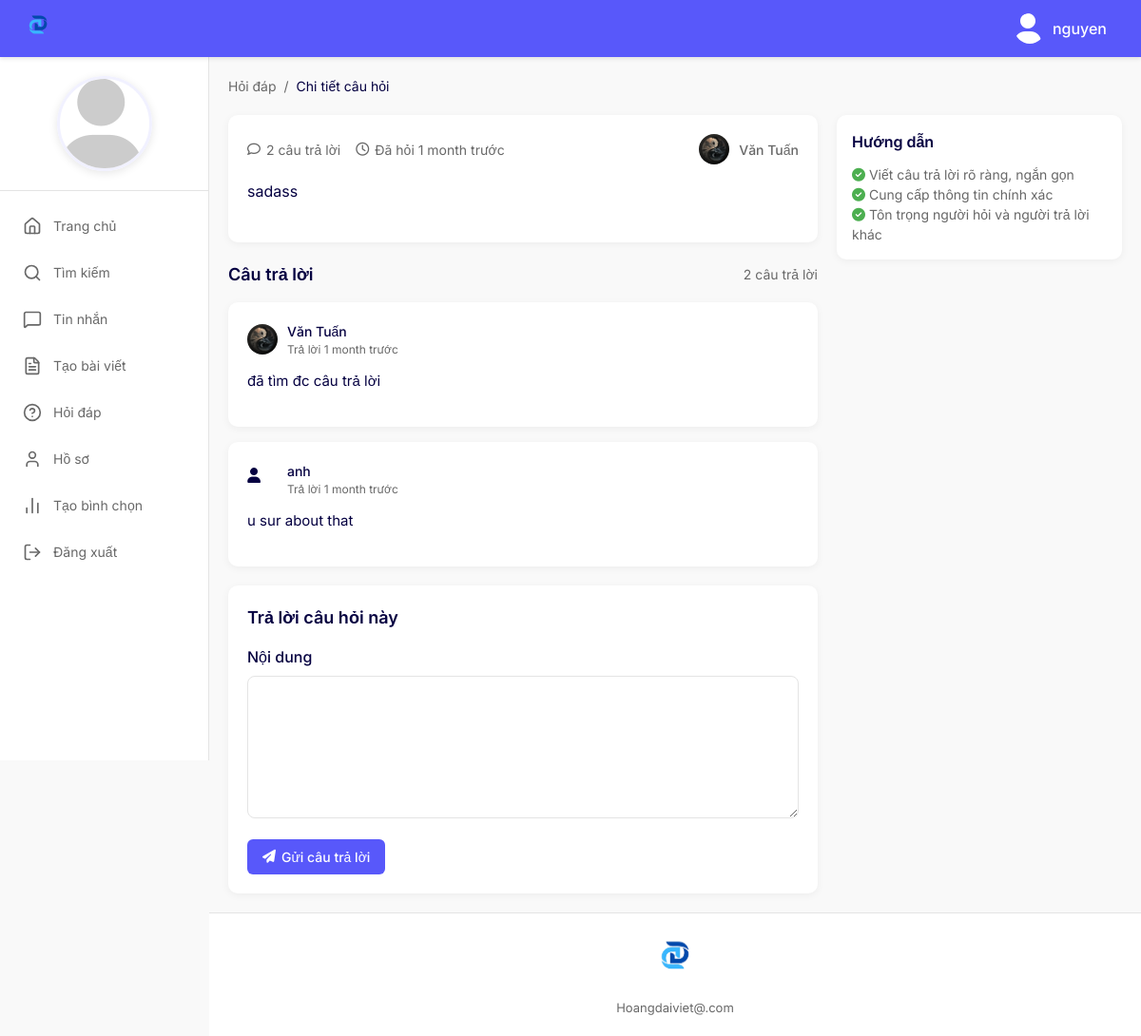
The app's page /cau-hoi/1/ (signed in) with its own data.
### MXHNBDN/models.py (models this page shows, shortened)
class BangHoi(models.Model):
    NoiDung = models.TextField()
    NgayTao = models.DateTimeField()
    MaNguoiDung = models.ForeignKey(NguoiDung, on_delete=models.CASCADE)

class NguoiDung(models.Model):
    HoTen = models.CharField(max_length=255)
    SoDienThoai = models.CharField(max_length=20)
    Email = models.EmailField()
    Avatar = models.ImageField(upload_to='avatar/',blank=True,null=True);
    AnhBia = models.ImageField(upload_to='anhbia/', blank=True, null=True);
    MaPhong = models.ForeignKey(PhongBan, on_delete=models.CASCADE)
    user = models.ForeignKey(User, on_delete=models.CASCADE)

class BangTL(models.Model):
    NoiDung = models.TextField()
    NgayTao = models.DateTimeField()
    MaHoi = models.ForeignKey(BangHoi, on_delete=models.CASCADE)
    MaNguoiDung = models.ForeignKey(NguoiDung, on_delete=models.CASCADE)

### MXHNBDN/views.py (the view)
# urls.py: path('cau-hoi/<int:cau_hoi_id>/', views.chi_tiet_cau_hoi, name='chi_tiet_cau_hoi'),
@login_required
def chi_tiet_cau_hoi(request, cau_hoi_id):
    cau_hoi = get_object_or_404(BangHoi, id=cau_hoi_id)
    cau_tra_loi_list = BangTL.objects.filter(MaHoi=cau_hoi).order_by('NgayTao')
    nguoi_dung = get_object_or_404(NguoiDung, user=request.user)
    cau_hoi_lien_quan = BangHoi.objects.exclude(id=cau_hoi_id).order_by('-NgayTao')[:5]
    context = {
        'cau_hoi': cau_hoi,
        'cau_tra_loi_list': cau_tra_loi_list,
        'nguoi_dung': nguoi_dung,
        'cau_hoi_lien_quan': cau_hoi_lien_quan,
    }
    return render(request, 'hoi_dap/chi_tiet_cau_hoi.html', context)

### MXHNBDN/views.py (called while the page is built)
def current_profile(request):
    if request.user.is_authenticated:
        profile = request.user.nguoidung_set.first()
        return {'nguoidung': profile}
    return {'nguoidung': None}

### MXHNBDN/templates/hoi_dap/chi_tiet_cau_hoi.html (shortened to what this page needs)
{% extends 'base.html' %}
{% load static %}
{% block content %}
<div class="qa-container">
    <div class="qa-breadcrumb">
        <a href="{% url 'danh_sach_cau_hoi' %}">Hỏi đáp</a>
        <span class="qa-breadcrumb-separator">/</span>
        <span>Chi tiết câu hỏi</span>
    </div>
    <div class="qa-content">
        <div class="qa-main">
            <div class="qa-question">
                <div class="qa-question-header">
                    <div class="qa-question-meta">
                        <div class="qa-question-stats">
                            <div class="qa-question-stat">
                                <i class="far fa-comment"></i>
                                <span>{{ cau_tra_loi_list.count }} câu trả lời</span>
                            </div>
                            <div class="qa-question-stat">
                                <i class="far fa-clock"></i>
                                <span>Đã hỏi {{ cau_hoi.NgayTao|timesince }} trước</span>
                            </div>
                        </div>
                        <div class="qa-question-user">
                            <div class="qa-question-user-avatar">
                                {% if cau_hoi.MaNguoiDung.Avatar %}
                                <img src="{{ cau_hoi.MaNguoiDung.Avatar.url }}" alt="Avatar">
                                {% else %}
                                <i class="fa fa-user"></i>
                                {% endif %}
                            </div>
                            <div class="qa-question-user-name">{{ cau_hoi.MaNguoiDung.HoTen }}</div>
                        </div>
                    </div>
                </div>
                <div class="qa-question-content">
                    {{ cau_hoi.NoiDung|linebreaks }}
                </div>
            </div>
            <div class="qa-answers-header">
                <h2 class="qa-answers-title">Câu trả lời</h2>
                <div class="qa-answers-count">{{ cau_tra_loi_list.count }} câu trả lời</div>
            </div>
            {% if cau_tra_loi_list %}
                {% for cau_tra_loi in cau_tra_loi_list %}
                <div class="qa-answer">
                    <div class="qa-answer-header">
                        <div class="qa-answer-user">
                            <div class="qa-answer-user-avatar">
                                {% if cau_tra_loi.MaNguoiDung.Avatar %}
                                <img src="{{ cau_tra_loi.MaNguoiDung.Avatar.url }}" alt="Avatar">
                                {% else %}
                                <i class="fa fa-user"></i>
                                {% endif %}
                            </div>
                            <div class="qa-answer-user-info">
                                <div class="qa-answer-user-name">{{ cau_tra_loi.MaNguoiDung.HoTen }}</div>
                                <div class="qa-answer-time">Trả lời {{ cau_tra_loi.NgayTao|timesince }} trước</div>
                            </div>
                        </div>
                    </div>
                    <div class="qa-answer-content">
                        {{ cau_tra_loi.NoiDung|linebreaks }}
                    </div>
                </div>
                {% endfor %}
            {% else %}
                <div class="qa-answer">
                    <div class="qa-answer-content" style="text-align: center; color: var(--light-text);">
                        Chưa có câu trả lời nào. Hãy là người đầu tiên trả lời!
                    </div>
                </div>
            {% endif %}
            <div class="qa-reply-form">
                <h3 class="qa-reply-title">Trả lời câu hỏi này</h3>
                <form action="{% url 'them_cau_tra_loi' cau_hoi.id %}" method="post">
                    <div class="qa-form-group">
                        <label for="noi_dung" class="qa-form-label">Nội dung</label>
                        <textarea id="noi_dung" name="NoiDung" class="qa-form-control" required></textarea>
                    </div>
                    <button type="submit" class="qa-btn qa-btn-primary">
                        <i class="fas fa-paper-plane"></i> Gửi câu trả lời
                    </button>
                </form>
            </div>
        </div>
        <div class="qa-sidebar">
            <div class="qa-sidebar-card">
                <h3 class="qa-sidebar-title">Hướng dẫn</h3>
                <div style="font-size: 14px; color: var(--light-text);">
                    <p><i class="fas fa-check-circle" style="color: #4caf50;"></i> Viết câu trả lời rõ ràng, ngắn gọn</p>
                    <p><i class="fas fa-check-circle" style="color: #4caf50;"></i> Cung cấp thông tin chính xác</p>
                    <p><i class="fas fa-check-circle" style="color: #4caf50;"></i> Tôn trọng người hỏi và người trả lời khác</p>
                </div>
            </div>
        </div>
    </div>
</div>
{% endblock %}

### MXHNBDN/templates/base.html (shortened to what this page needs)
<!DOCTYPE html>
{% load static %}
<html lang="vi">
<head>
        <script src="https://cdn.tailwindcss.com"></script>
    <link rel="stylesheet" href="https://cdnjs.cloudflare.com/ajax/libs/font-awesome/6.4.0/css/all.min.css">
</head>
<body class="{% block body_class %}{% endblock %}">
<div class="app-container">
    <header class="header">
        <div class="logo">
            <img src="{% static 'img/logo_hd.png' %}" alt="logo" class="logo-icon">
        </div>
        <div class="header-right">
            {% if user.is_authenticated %}
            <div class="username-display">
                <div class="user-avatar">
                    {% if nguoidung and nguoidung.Avatar %}
                    <img src="{{ nguoidung.Avatar.url }}" alt="Avatar">
                    {% else %}
                    <i class="fa fa-user" style="font-size:32px; color:white;"></i>
                    {% endif %}
                </div>
                <span>{{ user.username }}</span>
            </div>
            {% endif %}
        </div>
    </header>
    <div class="main-container">
        {% if user.is_authenticated and not hide_sidebar %}
        <aside class="sidebar">
            <div class="profile">
                <div class="profile-image">
                    {% if nguoidung and nguoidung.Avatar %}
                    <img src="{{ nguoidung.Avatar.url }}" alt="Profile">
                    {% else %}
                    <i class="fa fa-user" style="font-size:100px; color:#ccc;"></i>
                    {% endif %}
                </div>
            </div>
            <nav class="nav-menu">
                <ul>
                    <li><a href="{% url 'trang_chu' %}"
                           class="nav-item {% if request.resolver_match.url_name == 'trang_chu' %}active{% endif %}">
                        <i data-lucide="home" class="nav-icon"></i><span>Trang chủ</span>
                    </a></li>
                    <li><a href="{% url 'tim_kiem' %}"
                           class="nav-item {% if request.resolver_match.url_name == 'tim_kiem' %}active{% endif %}">
                        <i data-lucide="search" class="nav-icon"></i><span>Tìm kiếm</span>
                    </a></li>
                    <li><a href="{% url 'nhantin' %}"
                           class="nav-item {% if request.resolver_match.url_name == 'nhantin' %}active{% endif %}">
                        <i data-lucide="message-square" class="nav-icon"></i><span>Tin nhắn</span>
                    </a></li>
                    <li><a href="{% url 'tao_bai_viet' %}"
                           class="nav-item {% if request.resolver_match.url_name == 'tao_bai_viet' %}active{% endif %}">
                        <i data-lucide="file-text" class="nav-icon"></i><span>Tạo bài viết</span>
                    </a></li>
                    <li><a href="{% url 'danh_sach_cau_hoi' %}"
                           class="nav-item {% if request.resolver_match.url_name == 'danh_sach_cau_hoi' %}active{% endif %}">
                        <i data-lucide="help-circle" class="nav-icon"></i><span>Hỏi đáp</span>
                    </a></li>
                    <li><a href="{% url 'profile_view' %}"
                           class="nav-item {% if request.resolver_match.url_name == 'profile_view' %}active{% endif %}">
                        <i data-lucide="user" class="nav-icon"></i><span>Hồ sơ</span>
                    </a></li>
                    <li><a href="{% url 'tao_binh_chon' %}"
                           class="nav-item {% if request.resolver_match.url_name == 'binhchon' %}active{% endif %}">
                        <i data-lucide="bar-chart-2" class="nav-icon"></i><span>Tạo bình chọn</span>
                    </a></li>
                    <li><a href="{% url 'logout' %}" class="nav-item">
                        <i data-lucide="log-out" class="nav-icon"></i><span>Đăng xuất</span>
                    </a></li>
                </ul>
            </nav>
        </aside>
        {% endif %}
        <main class="main-content">
            <div class="content-area">
                {% block content %}{% endblock %}
            </div>
            <footer class="footer">
                <div class="footer-content">
                    <div class="footer-logo">
                        <img src="{% static 'img/logo_hd.png' %}" alt="logo" width="60" height="60">
                    </div>
                    <p class="footer-text">Hoangdaiviet@.com</p>
                </div>
            </footer>
        </main>
    </div>
</div>
</body>
</html>

### records on screen
BangHoi: NgayTao "1 month", MaNguoiDung.Avatar (picture), MaNguoiDung.HoTen "Văn Tuấn", NoiDung "sadass"
BangTL: MaNguoiDung.Avatar (picture), MaNguoiDung.HoTen "Văn Tuấn", NgayTao "1 month", NoiDung "đã tìm đc câu trả lời"
BangTL: MaNguoiDung.HoTen "anh", NgayTao "1 month", NoiDung "u sur about that"

### other values on screen
{{ user.username }} "nguyen"
{{ cau_tra_loi_list.count }} "2"
